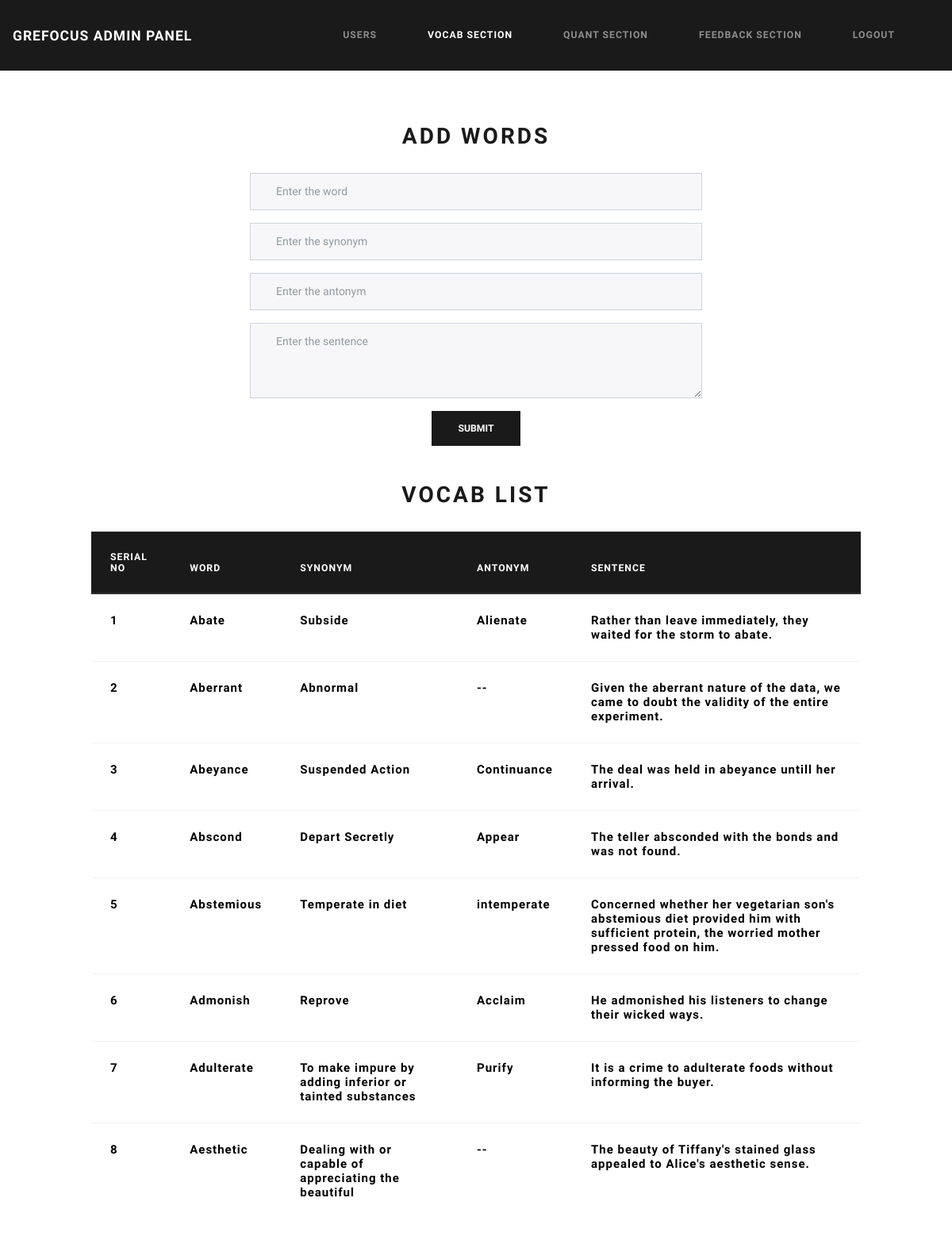
Before: /php/admin_vocab.php with the older database file.
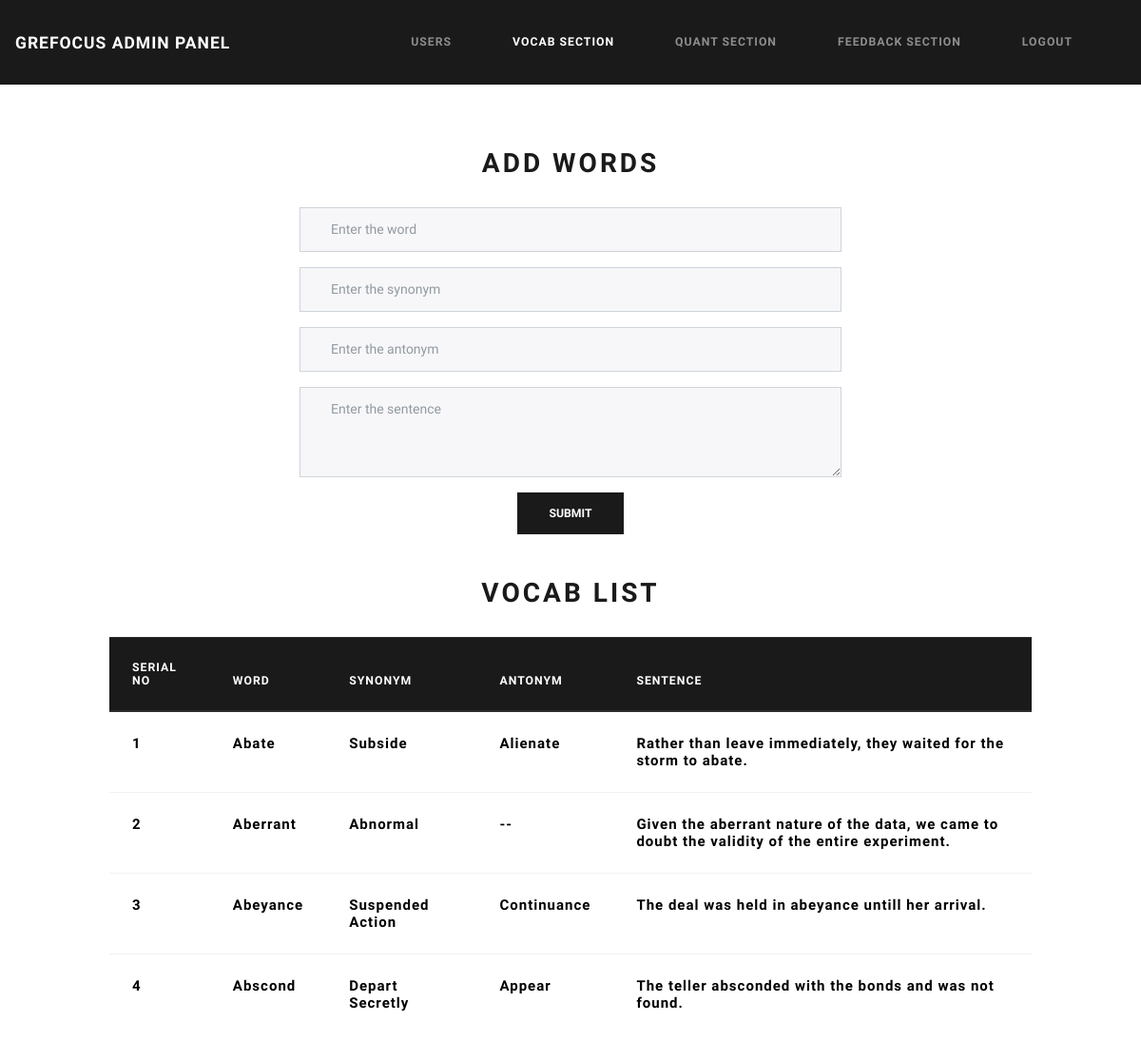
After: the same page with the newer database file.
### tables this page shows
CREATE TABLE `vocab` (
  `id` int(11) NOT NULL,
  `word` varchar(255) NOT NULL,
  `synonym` varchar(255) NOT NULL,
  `antonym` varchar(255) NOT NULL,
  `sentence` text NOT NULL
);

### php/admin_vocab.php (the view, shortened to what this page needs)
<?php
require('config.php');
?>
<html>
<head>
<link rel="stylesheet" href="../css/bootstrap.min.css">
</head>
<body>
<nav class="navbar navbar-expand-lg navbar-dark bg-primary">
    <a class="navbar-brand" href="index.php">GREFocus Admin Panel</a>
    <div class="collapse navbar-collapse justify-content-end" id="DefaultNavBar">
      <ul class="navbar-nav">
        <li class="nav-item">
          <a class="nav-link" href="adminop.php">Users</a>
        </li>
        <li class="nav-item">
          <a class="nav-link  active" href="admin_vocab.php">Vocab Section</a>
        </li>
        <li class="nav-item">
          <a class="nav-link" href="#">Quant Section</a>
        </li>
         <li class="nav-item">
           <a class="nav-link" href="admin_feedback.php">Feedback Section</a>
         </li>
         <li class="nav-item">
				 	<a class="nav-link" href="logout.php">Logout</a>
         </li>
      </ul>
    </div>
  </nav>
<br><br>
<div class="col-md-6 mx-auto m-4">
    <form action="admin_vocab_update.php" method="POST">
        <fieldset>
            <center><h2>Add Words</h2></center>
            <br>
            <div class="form-group">
                <input type="text" name="word" class="form-control" id="word" placeholder="Enter the word">
            </div>
            <div class="form-group">
                <input type="text" name="synonym" class="form-control" id="synonym" placeholder="Enter the synonym">
            </div>
            <div class="form-group">
                <input type="text" name="antonym" class="form-control" id="antonym" placeholder="Enter the antonym">
            </div>
            <div class="form-group">
                <textarea name="sentence" class="form-control" id="sentence" placeholder="Enter the sentence" rows="3" style="margin-top: 0px; margin-bottom: 0px; height: 95px;"></textarea>
            </div>
            <center>
            <button type="submit" name="submit" class="btn btn-primary">Submit</button>
    </center>
        </fieldset>
    </form>
</div>
</body>
<br>
<center><h2>Vocab List</h2></center>
<br>
</html>
<html>
</html>
<?php
$vocab= "SELECT * FROM vocab";
$resvocab=mysqli_query($con,$vocab);
if($resvocab)
{
	echo '<div class="table-responsive col-md-10 mx-auto">
				<table class="table borderless table-hover" id="table" style="color:black;font-weight:bold;font-size:15px">
				<thead class="thead-dark">
				<tr>
          <th scope="col">Serial No</th>
          <th scope="col">Word</th>
          <th scope="col">Synonym</th>
          <th scope="col">Antonym</th>
          <th scope="col">Sentence</th>
        </tr>';
    while($row=mysqli_fetch_array($resvocab))
    {
        echo "<tr>
        <td>".$row['id']."</td>
        <td>".$row['word']."</td>
        <td>".$row['synonym']."</td>
        <td>".$row['antonym']."</td>
        <td>".$row['sentence']."</td>
        </tr>";
    }
    echo"</table>" ;
}
?>
<html>
</html>

Changed rows visible on the page:
removed vocab: id "5", word "Abstemious", synonym "Temperate in diet", antonym "intemperate", sentence "Concerned whether her vegetarian son's abstemious diet provided him with sufficient protein, the worried mother pressed food on him."
removed vocab: id "6", word "Admonish", synonym "Reprove", antonym "Acclaim", sentence "He admonished his listeners to change their wicked ways."
removed vocab: id "7", word "Adulterate", synonym "To make impure by adding inferior or tainted substances", antonym "Purify", sentence "It is a crime to adulterate foods without informing the buyer."
removed vocab: id "8", word "Aesthetic", synonym "Dealing with or capable of appreciating the beautiful", antonym "--", sentence "The beauty of Tiffany's stained glass appealed to Alice's aesthetic sense."
